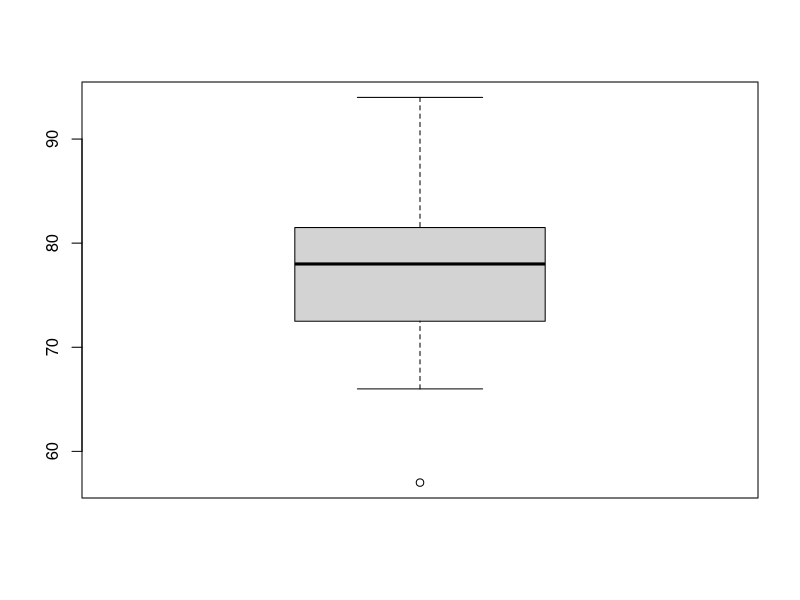
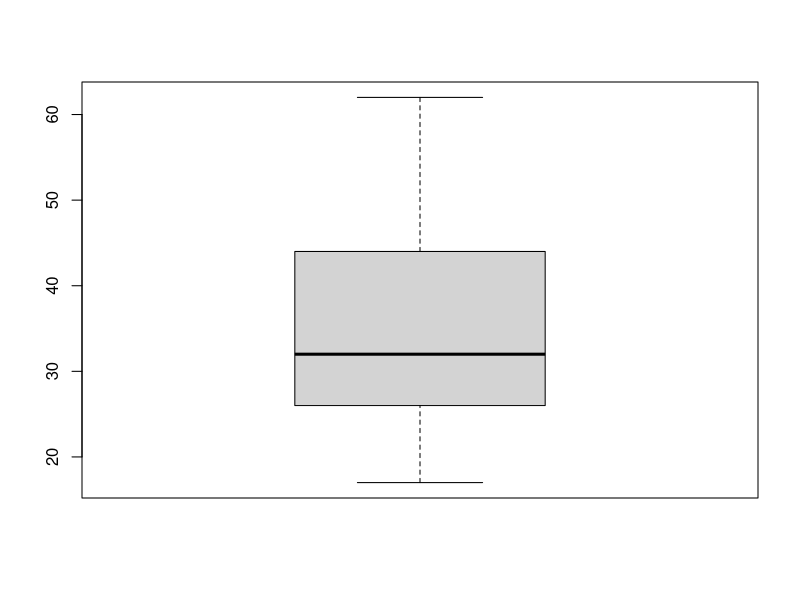

Write R code to recreate these figures, in order.
## ---- chunk 1
knitr::opts_chunk$set(echo = TRUE)
library(tidyverse)
## Include the command to load the data here!!!!
## ---- chunk 2
data <- c(57, 66, 69, 71, 72, 73, 74, 77, 78, 78, 79, 79, 81, 81, 82, 83, 88, 89, 94)

boxplot(data)
## ---- chunk 3
BMI <- c(25, 27, 31, 62, 33, 48, 24, 32, 17, 62, 40)
boxplot(BMI)

